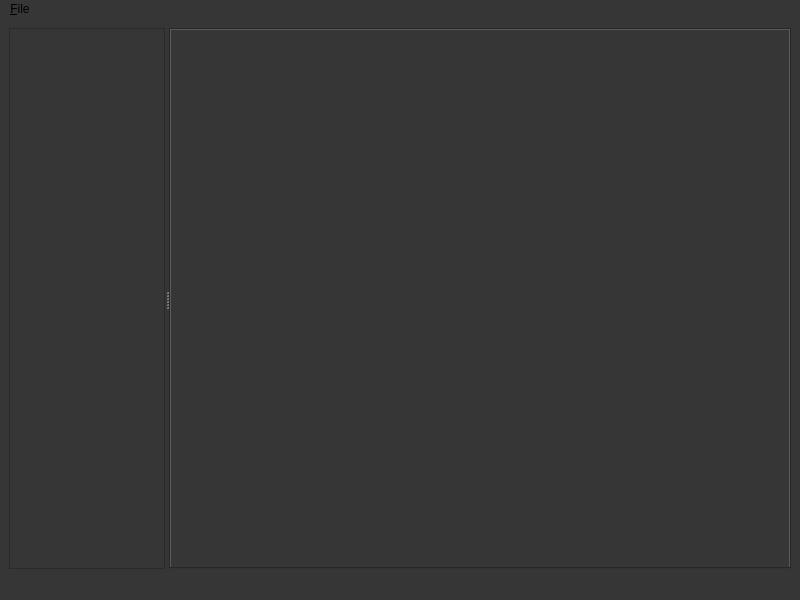
<?xml version="1.0" encoding="UTF-8"?>
<ui version="4.0">
 <class>MainWindow</class>
 <widget class="QMainWindow" name="MainWindow">
  <property name="geometry">
   <rect>
    <x>0</x>
    <y>0</y>
    <width>800</width>
    <height>600</height>
   </rect>
  </property>
  <property name="windowTitle">
   <string>GUSE</string>
  </property>
  <property name="styleSheet">
   <string notr="true">background-color: rgb(54, 54, 54);</string>
  </property>
  <widget class="QWidget" name="centralwidget">
   <property name="sizePolicy">
    <sizepolicy hsizetype="Preferred" vsizetype="Preferred">
     <horstretch>0</horstretch>
     <verstretch>0</verstretch>
    </sizepolicy>
   </property>
   <layout class="QHBoxLayout" name="horizontalLayout">
    <item>
     <widget class="QSplitter" name="splitter">
      <property name="sizePolicy">
       <sizepolicy hsizetype="Expanding" vsizetype="Expanding">
        <horstretch>0</horstretch>
        <verstretch>0</verstretch>
       </sizepolicy>
      </property>
      <property name="orientation">
       <enum>Qt::Orientation::Horizontal</enum>
      </property>
      <widget class="QScrollArea" name="scrollArea">
       <property name="widgetResizable">
        <bool>true</bool>
       </property>
       <widget class="QWidget" name="scrollAreaWidgetContents">
        <property name="geometry">
         <rect>
          <x>0</x>
          <y>0</y>
          <width>154</width>
          <height>537</height>
         </rect>
        </property>
       </widget>
      </widget>
      <widget class="QTabWidget" name="tabWidget">
       <property name="enabled">
        <bool>true</bool>
       </property>
       <property name="sizePolicy">
        <sizepolicy hsizetype="Expanding" vsizetype="Expanding">
         <horstretch>0</horstretch>
         <verstretch>0</verstretch>
        </sizepolicy>
       </property>
       <property name="currentIndex">
        <number>-1</number>
       </property>
      </widget>
     </widget>
    </item>
   </layout>
  </widget>
  <widget class="QMenuBar" name="menubar">
   <property name="geometry">
    <rect>
     <x>0</x>
     <y>0</y>
     <width>800</width>
     <height>21</height>
    </rect>
   </property>
   <property name="styleSheet">
    <string notr="true"/>
   </property>
   <widget class="QMenu" name="menu_File">
    <property name="styleSheet">
     <string notr="true">QMenuBar { background: #2b2b2b; color: white; }
QMenuBar::item:selected { background: #444; }
QMenu { background: #2b2b2b; color: white; }
QMenu::item:selected { background: #444; }</string>
    </property>
    <property name="title">
     <string>&amp;File</string>
    </property>
    <addaction name="actionOpen"/>
    <addaction name="actionSave"/>
   </widget>
   <addaction name="menu_File"/>
  </widget>
  <widget class="QStatusBar" name="statusbar"/>
  <action name="actionOpen">
   <property name="text">
    <string>Open</string>
   </property>
  </action>
  <action name="actionSave">
   <property name="text">
    <string>Save</string>
   </property>
  </action>
 </widget>
 <tabstops>
  <tabstop>scrollArea</tabstop>
 </tabstops>
 <resources/>
 <connections/>
</ui>
